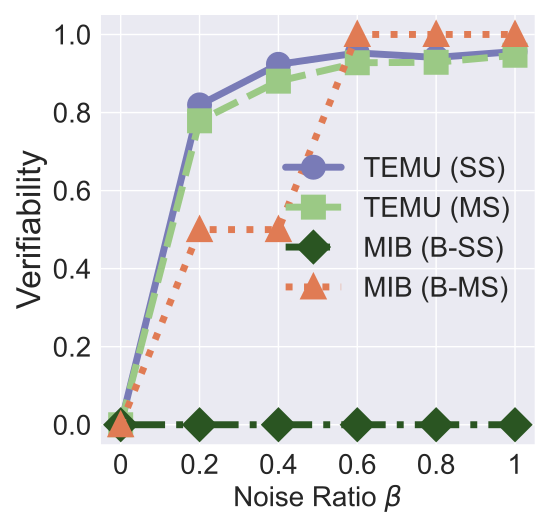

The Python source for this figure:


import numpy as np
import matplotlib.pyplot as plt

epsilon = 3
beta = 1 / epsilon


x=[1, 2, 3, 4, 5, 6]
# validation_for_plt =[97,95.8600, 94.9400, 93.5400, 93.2400]
# attack_for_plt=[0, 0.3524, 0, 0.1762, 0.1762]
# basic_for_plt=[99.8, 99.8, 99.8, 99.8, 99.8]

labels = ['0', '0.2', '0.4', '0.6', '0.8', '1']
# unl_org = [97.77, 97.55, 97.35, 97.29, 97.21, 97.21]
unl_mib = [0, 0, 0, 0, 0, 0]
unl_mib_bck = [0, 0.5, 0.5, 1, 1, 1]


# unl_hess_r = [96.6, 96.66, 96.04, 95.94, 95.85, 97.21]
unl_muv_includes = [0.0, 0.8196, 0.9236, 0.9528, 0.9412, 0.9564]

unl_muv = [0.0, 0.7788, 0.8804, 0.9276, 0.9288, 0.9468]
# unl_ss_wo = [94.32, 94.53, 94.78, 93.38, 94.04, 97.21]

plt.style.use('seaborn')
plt.figure(figsize=(5.5, 5.3))
l_w=5
m_s=15
marker_s = 3
markevery=1
#plt.figure(figsize=(8, 5.3))
#plt.plot(x, unl_fr, color='blue', marker='^', label='Retrain',linewidth=l_w, markersize=m_s)
plt.plot(x, unl_muv_includes, linestyle='-', color='#797BB7', marker='o', fillstyle='full', markevery=markevery,
         label='TEMU (SS)', linewidth=l_w, markersize=m_s, markeredgewidth=marker_s)

#plt.plot(x, unl_ss_w, color='g',  marker='*',  label='PriMU$_{w}$',linewidth=l_w, markersize=m_s)
plt.plot(x, unl_muv, linestyle='--', color='#9BC985',  marker='s', fillstyle='full', markevery=markevery,
         label='TEMU (MS)',linewidth=l_w, markersize=m_s, markeredgewidth=marker_s)

plt.plot(x, unl_mib, linestyle='-.', color='#2A5522',  marker='D', fillstyle='full', markevery=markevery,
         label='MIB (B-SS)',linewidth=l_w, markersize=m_s, markeredgewidth=marker_s)


plt.plot(x, unl_mib_bck, linestyle=':', color='#E07B54',  marker='^', fillstyle='full', markevery=markevery,
         label='MIB (B-MS)', linewidth=l_w,  markersize=m_s, markeredgewidth=marker_s)





#plt.plot(x, unl_vibu, color='silver',  marker='d',  label='VIBU',linewidth=4,  markersize=10)

# plt.plot(x, y_sa03, color='r',  marker='2',  label='AAAI21 A_acc, pr=0.3',linewidth=3, markersize=8)
# plt.plot(x, y_sa05, color='darkblue',  marker='4',  label='AAAI21 A_acc, pr=0.5',linewidth=3, markersize=8)
# plt.plot(x, y_ma03, color='darkviolet',  marker='3',  label='FedMC A_acc, pr=0.3',linewidth=3, markersize=8)
# plt.plot(x, y_ma05, color='cyan',  marker='p',  label='FedMC A_acc, pr=0.5',linewidth=3, markersize=8)


# plt.grid()
leg = plt.legend(fancybox=True, shadow=True)
# plt.xlabel('Malicious Client Ratio (%)' ,fontsize=16)
plt.ylabel('Verifiability' ,fontsize=24)
my_y_ticks = np.arange(0, 1.1, 0.2)
plt.yticks(my_y_ticks,fontsize=20)
plt.xlabel('Noise Ratio $\\beta$' ,fontsize=20)

plt.xticks(x, labels, fontsize=20)
# plt.title('CIFAR10 IID')

#plt.annotate(r"1e0", xy=(0.1, 1.01), xycoords='axes fraction', xytext=(-10, 10),textcoords='offset points', ha='right', va='center', fontsize=15)


# plt.title('On CIFAR10', fontsize=24)
plt.legend(loc='best',fontsize=20)
plt.tight_layout()
#plt.title("MNIST")
plt.rcParams['figure.figsize'] = (2.0, 1)
plt.rcParams['image.interpolation'] = 'nearest'
plt.rcParams['figure.subplot.left'] = 0.11
plt.rcParams['figure.subplot.bottom'] = 0.08
plt.rcParams['figure.subplot.right'] = 0.977
plt.rcParams['figure.subplot.top'] = 0.969
plt.savefig('cifar10_verifiability_noise_analysis.pdf', format='pdf', dpi=200)
plt.show()
